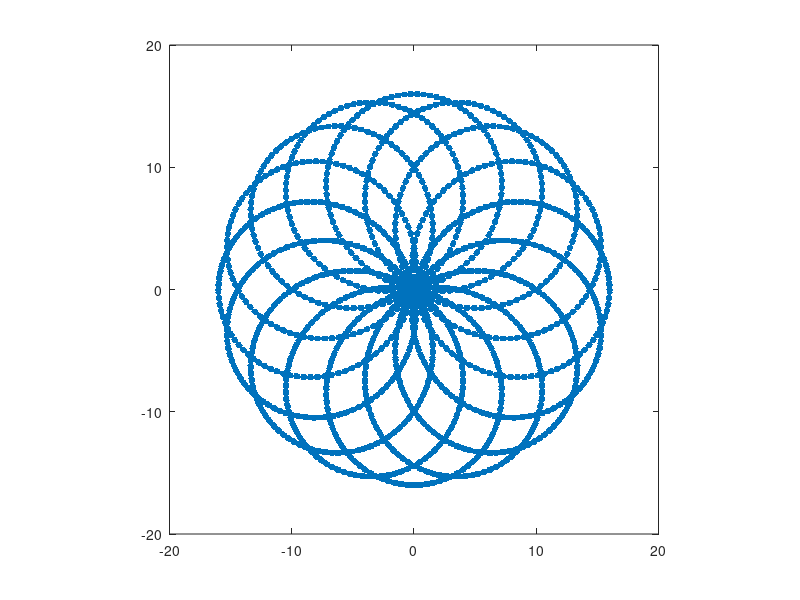

Write MATLAB code to recreate this figure. (Note: this script raises an error after producing the figure.)

close all
clear all
clc

N = 32; % The image will be NxN
sparsity = .2; % use only 50% on the K-Space data for CS
sub_res = 4;
N_sub = N*sub_res;
Tstar = 4*pi;
tvar = 1:5*pi:10*pi;
R2D2 = @(x,y,t) -t/Tstar;
FreqF = @(x,y,t) .25*(exp(-12*((y-.6).^2+x.^2))+exp(-12*((y+.6).^2+x.^2)))*t;
Window_Patch = 3;
n_inner = 10;
n_outer = 200;
n_inner_spa = 10;
n_outer_spa = 10;
n_inner_spa3 = 10;
n_outer_spa3 = 10;

mu = 1;
mu_spa = 1;
lambda = 100;

gamma_tv = 1;



% build an image of a SLP

for tj = 1:length(tvar);
    nl = round(sparsity*(N_sub+1)^2);
    t = 0:1/nl:1;
    t = t(:);
    omega1 = 40*pi;
    omega2 = 35*pi;
    wave_numberx = N*cos(omega1*t).*cos(omega2*t)/2;
    wave_numbery = N*cos(omega1*t).*sin(omega2*t)/2;
    plot(wave_numberx,wave_numbery,'.','MarkerSize',14)
    axis square
    kx = round(N_sub*cos(omega1*t).*cos(omega2*t)/2)+N_sub/2+1;
    ky = round(N_sub*cos(omega1*t).*sin(omega2*t)/2)+N_sub/2+1;
    k = [kx ky];
    rand_ind = unique(k,'rows');
    nl = size(rand_ind,1);
    mask = zeros(N_sub+1);
    for j=1:nl
        mask(rand_ind(j,1),rand_ind(j,2)) = 1;
    end
    R = ifftshift(mask);
    [Y,X] = meshgrid(-1:2/N:1);
    Mag_Truth_sub = make_shepp_logan_image(N+1).*exp(R2D2(X,Y,tvar(tj))+i*FreqF(X,Y,tvar(tj)));
    Mag_Truth = zeros(N_sub+1);
    Mag_Truth(N_sub/2+1-N/2:N_sub/2+1+N/2,N_sub/2+1-N/2:N_sub/2+1+N/2) = sub_res*Mag_Truth_sub;
    Mag_Truth = ifftshift(Mag_Truth);
    res_x=-1+(0:2*N_sub-1)/N_sub;
    h=res_x(2)-res_x(1);    %delta x
    res_xm = repmat(res_x(:),1,2*N_sub);
    res_ym = repmat(res_x(:)',2*N_sub,1);
    Mag_Res = make_shepp_logan_image(2*N_sub).*exp(R2D2(res_xm,res_ym,tvar(tj))+i*FreqF(res_xm,res_ym,tvar(tj)));
    S_N = length(wave_numberx);
    S = zeros(S_N,1);
    h_wait = waitbar(0,'Calculate FFT');
    kx = round(N_sub*cos(omega1*t).*cos(omega2*t)/2);
    ky = round(N_sub*cos(omega1*t).*sin(omega2*t)/2);
    k = [kx ky];
    k = unique(k,'rows')./sub_res;
    
    for jk = 1:S_N
        waitbar(jk/S_N,h_wait);
        S(jk)=sum(sum(Mag_Res.*exp(-i*(wave_numberx(jk)*pi*res_xm+wave_numbery(jk)*pi*res_ym))*h^2));
    end
    close(h_wait);
    
    
    Fiterp = scatteredInterpolant(wave_numberx,wave_numbery,S,'nearest');
    Fv = Fiterp(k(:,1),k(:,2));
    F = zeros(N_sub+1);
    for jk = 1:size(k,1)
        F(k(jk,1)*sub_res +N_sub/2+1,k(jk,2)*sub_res +N_sub/2+1) = Fv(jk);
    end
    F=.5^2*ifftshift(F)*(N+1);

    % Recover the image
    % [recovered_TV, ce_TV] = SB(R,F, mu, lambda, gamma_tv,n_inner,n_outer,Mag_Truth);
    
    [recovered_TV, ce_TV] = SB_SPA(R,F, mu, lambda, gamma_tv,n_inner,n_outer,1,Mag_Truth);
    recovered_TV = fftshift(real(recovered_TV));
    recovered_Fourier = fftshift(real(ifft2((N+1)*R.*F)));
    Mag_Truth = fftshift(real(Mag_Truth));
    Mag_Truth = Mag_Truth(N_sub/2+1-N/2:N_sub/2+1+N/2,N_sub/2+1-N/2:N_sub/2+1+N/2);
    recovered_Fourier = recovered_Fourier(N_sub/2+1-N/2:N_sub/2+1+N/2,N_sub/2+1-N/2:N_sub/2+1+N/2);
    recovered_TV = recovered_TV(N_sub/2+1-N/2:N_sub/2+1+N/2,N_sub/2+1-N/2:N_sub/2+1+N/2);
    Er_F=abs(recovered_Fourier-Mag_Truth);
    Er_TV=abs(recovered_TV-Mag_Truth);
    
    
    
    clim_max = max(Er_F(:));
    clim_max = max(clim_max,max(Er_TV(:)));
    
    
    h=figure;
    imagesc(fftshift(R));
    axis off square
    colormap gray
    
    h=figure;
    imagesc(Mag_Truth);
    axis off square
    colormap gray
    
    h=figure;
    imagesc(recovered_Fourier);
    axis off square
    colormap gray
    
    disp(['Fourier Err: ',num2str(sqrt(sum(sum(Er_F.^2))))])
    disp(['TV Err: ',num2str(sqrt(sum(sum(Er_TV.^2))))])
    
    h=figure;
    imagesc(recovered_TV);
    axis off square
    colormap gray
    drawnow
    marker = 1;
end



